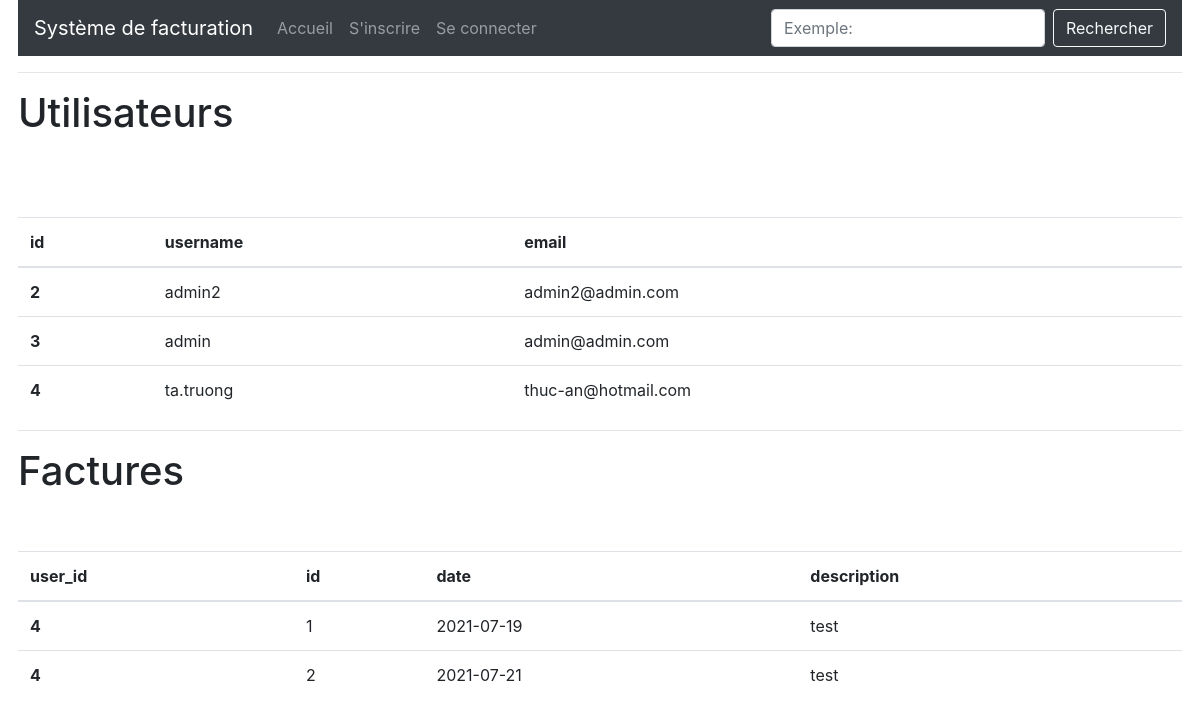
/all, run on an earlier commit of the app's database.
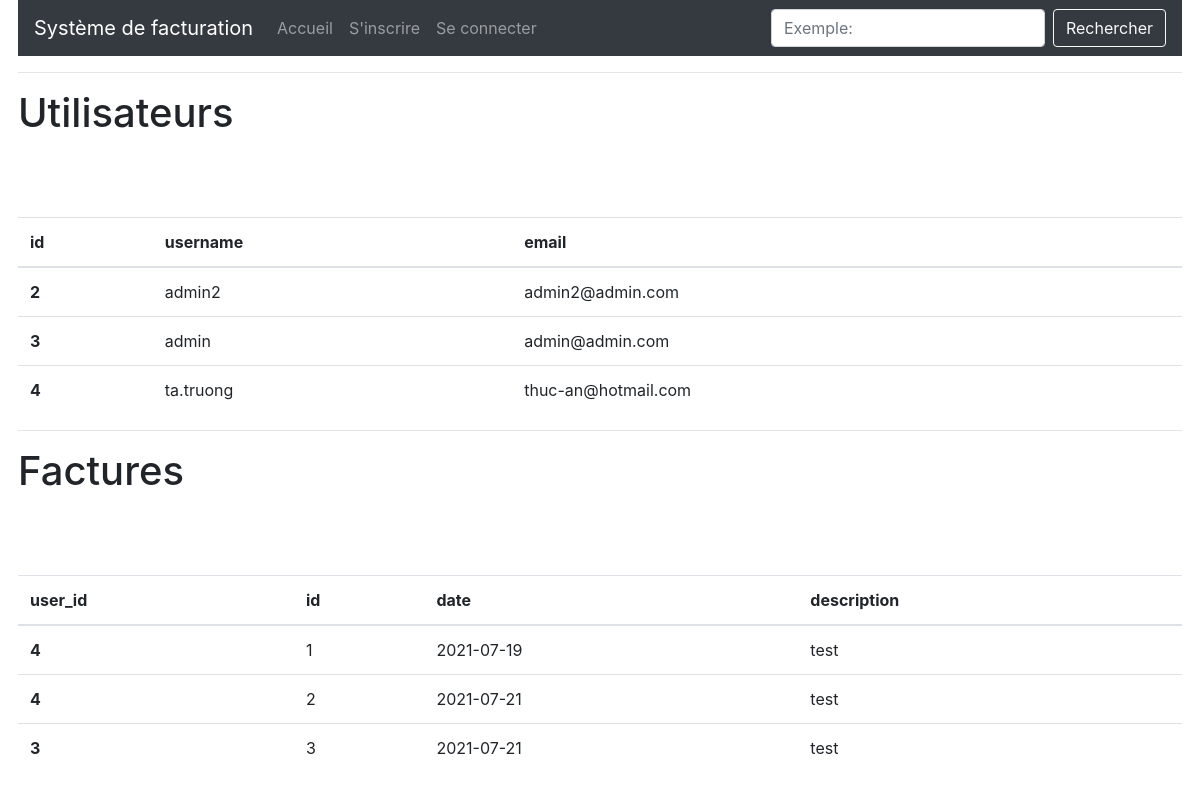
And on a later commit of the database.
### app/models.py (models this page shows, shortened)
class User(UserMixin, db.Model):
    id = db.Column(db.Integer, primary_key=True)
    username = db.Column(db.String(64), index=True, unique=True)
    email = db.Column(db.String(120), index=True, unique=True)
    password_hash = db.Column(db.String(128))
    factures = db.relationship('Facture', backref='author', lazy='dynamic')
    about_me = db.Column(db.String(140))
    last_seen = db.Column(db.DateTime, default=datetime.utcnow)

class Facture(db.Model):
    id = db.Column(db.Integer, primary_key=True)
    reference = db.Column(db.String(50), unique=True, nullable=False)
    description = db.Column(db.String(140), nullable=False)
    date = db.Column(db.Date, nullable=False)
    due_date = db.Column(db.Date, nullable=False)
    amount = db.Column(db.Float, nullable=False)
    paid = db.Column(db.Integer, default=0, nullable=False)
    user_id = db.Column(db.Integer, db.ForeignKey('user.id'))

### app/routes.py (the view)
@app.route('/all')
def all():
    users = User.query.all()
    factures = Facture.query.all()
    return render_template('all.html', users=users, factures=factures)

### app/routes.py (called while the page is built)
@app.before_request
def before_request():
    if current_user.is_authenticated:
        current_user.last_seen = datetime.utcnow()
        db.session.commit()

### app/templates/all.html
{% extends "base.html" %}
{% block app_content %}
  <h1>{{ _('Utilisateurs') }}</h1>
  <table class="table table-hover">
    <thead>
      <tr>
        <th scope="col">id</th>
        <th scope="col">username</th>
        <th scope="col">email</th>
      </tr>
    </thead>
    <tbody>
      {% for u in users %}
        <tr>
          <th scope="row">{{ u.id }}</th>
          <td>{{ u.username }}</td>
          <td>{{ u.email }}</td>
        </tr>
        <br>
      {% endfor %}
    </tbody>
  </table>
  <hr>
  <h1>{{ _('Factures') }}</h1>
  <table class="table table-hover">
    <thead>
      <tr>
        <th scope="col">user_id</th>
        <th scope="col">id</th>
        <th scope="col">date</th>
        <th scope="col">description</th>
      </tr>
    </thead>
    <tbody>
      {% for f in factures %}
        <tr>
          <th scope="row">{{ f.user_id }}</th>
          <td>{{ f.id }}</td>
          <td>{{ f.date }}</td>
          <td>{{ f.description }}</td>
        </tr>
        <br>
      {% endfor %}
    </tbody>
  </table>
{% endblock %}

What changed in the data, as far as the page shows it:
added Facture: user_id "3", id "3", date "2021-07-21", description "test"
